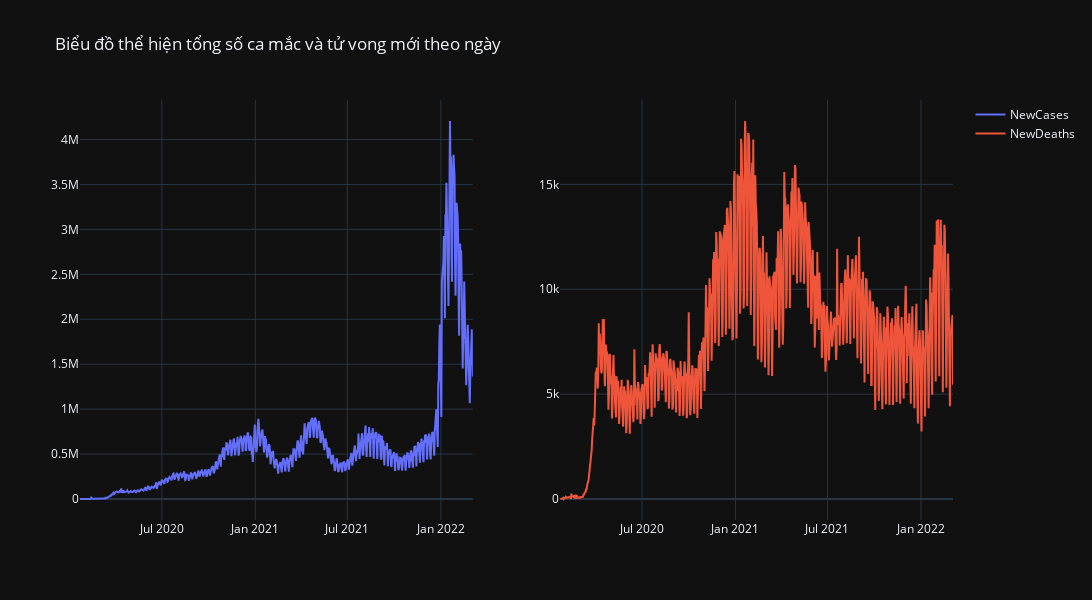

Notebook code cell kept with this figure:
### Code cell
plot_sub_lines(covid_world_df, 'Date', 'NewCases', 'NewDeaths', "Biểu đồ thể hiện tổng số ca mắc và tử vong mới theo ngày")

### Figure 1 — Plotly figure (JSON) as saved in the notebook; plotly's stock layout.template omitted (floating-point values rounded to 4 significant figures; data arrays with more than 128 entries replaced by an {"elided": "..."} marker saying what was removed)
{"data": [{"mode": "lines", "name": "NewCases", "type": "scatter", "x": {"elided": "774 str values"}, "xaxis": "x", "y": {"elided": "774 int values"}, "yaxis": "y"}, {"mode": "lines", "name": "NewDeaths", "type": "scatter", "x": {"elided": "774 str values"}, "xaxis": "x2", "y": {"elided": "774 int values"}, "yaxis": "y2"}], "layout": {"height": 600, "title": {"text": "Biểu đồ thể hiện tổng số ca mắc và tử vong mới theo ngày"}, "width": 1200, "xaxis": {"anchor": "y", "domain": [0, 0.45]}, "xaxis2": {"anchor": "y2", "domain": [0.55, 1]}, "yaxis": {"anchor": "x", "domain": [0, 1]}, "yaxis2": {"anchor": "x2", "domain": [0, 1]}}}
